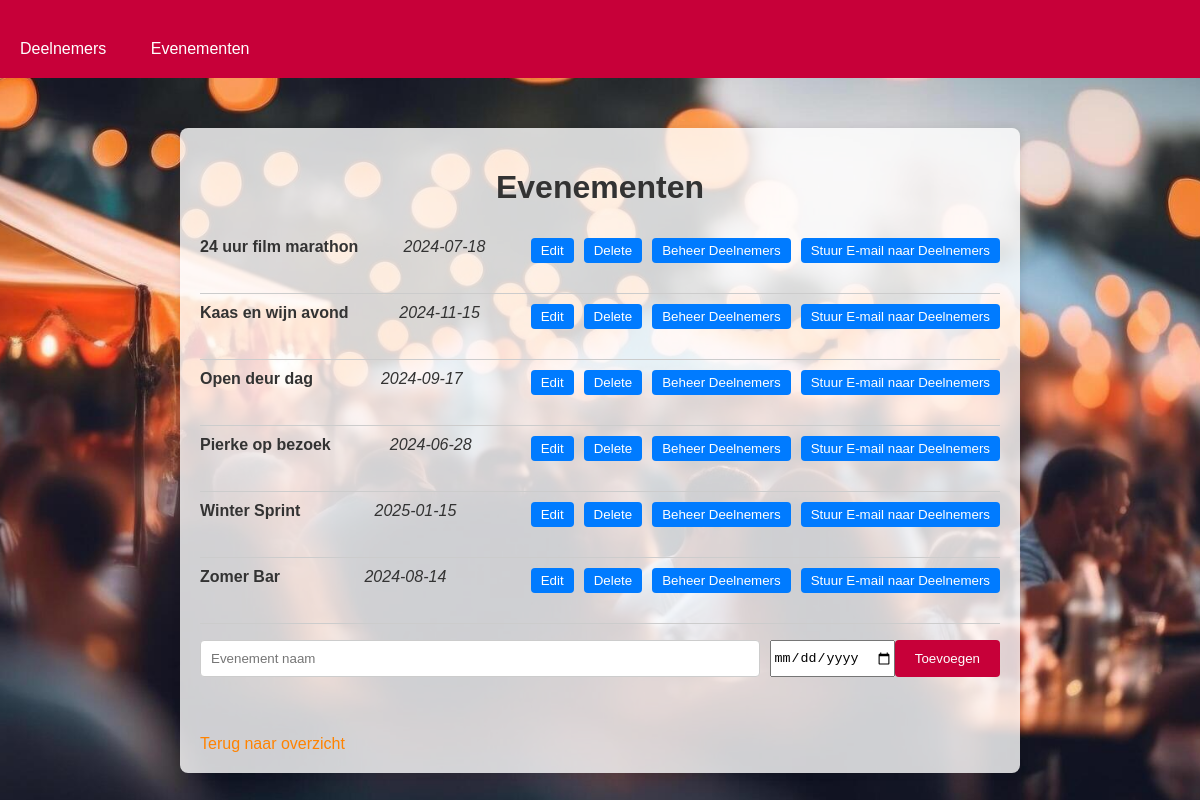
The app's page /events with its own data.
### app.py (models this page shows)
class Event(db.Model):
    id = db.Column(db.Integer, primary_key=True)
    name = db.Column(db.String(100), nullable=False)
    date = db.Column(db.String(100), nullable=False)

### app.py (the view)
@app.route('/events', methods=['GET', 'POST'])
def events():
    events = Event.query.order_by(Event.name).all()
    return render_template('events.html', events=events)

### templates/events.html (shortened to what this page needs)
<!DOCTYPE html>
<html lang="en">
<head>
    <link rel="stylesheet" href="{{ url_for('static', filename='style.css') }}">
</head>
<body style="background: url('{{ url_for('static', filename='background.jpg') }}') no-repeat center center fixed; background-size: cover;">
    <nav>
        <a href="/">Deelnemers</a>
        <a href="/events">Evenementen</a>
    </nav>
    <div class="container">
        <h1>Evenementen</h1>
        <ul>
            {% for event in events %}
            <li>
                <strong>{{ event.name }}</strong><br>
                <em>{{ event.date }}</em><br>
                <div class="event-actions">
                    <form action="{{ url_for('edit_event', id=event.id) }}" method="GET">
                        <button type="submit">Edit</button>
                    </form>
                    <form action="{{ url_for('delete_event', id=event.id) }}" method="POST">
                        <button type="submit">Delete</button>
                    </form>
                    <form action="{{ url_for('manage_event', id=event.id) }}" method="GET">
                        <button type="submit">Beheer Deelnemers</button>
                    </form>
                    <form action="{{ url_for('email_event_participants') }}" method="GET">
                        <button type="submit">Stuur E-mail naar Deelnemers</button>
                    </form>
                </div>
            </li>
            {% endfor %}
        </ul>
        <form action="/add_event" method="POST">
            <input type="text" name="name" placeholder="Evenement naam" required>
            <input type="date" name="date" placeholder="Evenement datum" required>
            <button type="submit">Toevoegen</button>
        </form>
        <br>
        <a href="/">Terug naar overzicht</a>
    </div>
</body>
</html>

### static/style.css (style rules this page uses)
body { font-family: Arial, sans-serif; background-color: #900C3F ; color: #333; margin: 0; padding: 0; }
.container { max-width: 800px; margin: 50px auto; padding: 20px; background-color: rgba(255, 255, 255, 0.8); border-radius: 8px; box-shadow: 0 0 10px rgba(0, 0, 0, 0.1); }
h1 { text-align: center; color: #333; }
form { display: flex; justify-content: space-between; margin-bottom: 20px; }
form input[type="text"], form input[type="email"], form input[type="password"] { flex: 1; padding: 10px; margin-right: 10px; border: 1px solid #ccc; border-radius: 4px; }
form button { padding: 10px 20px; background-color: #C70039; color: white; border: none; border-radius: 4px; cursor: pointer; }
ul { list-style-type: none; padding: 0; }
li { display: flex; justify-content: space-between; padding: 10px 0; border-bottom: 1px solid #ccc; }
a { display: inline-block; margin-top: 20px; color: #FF8300; text-decoration: none; }
nav { background-color: #C70039 ; padding: 10px 0; margin-bottom: 20px; }
nav a { color: white; text-decoration: none; padding: 10px 20px; display: inline-block; }
.participant-actions, .event-actions { display: flex; gap: 10px; }
.participant-actions form, .event-actions form { display: inline; }
.participant-actions button, .event-actions button { padding: 5px 10px; background-color: #FF8300; color: white; border: none; border-radius: 4px; cursor: pointer; }

### templates/events.html (style rules this page uses)
.event-actions { display: flex; gap: 10px; }
.event-actions form { display: inline; }
.event-actions button { padding: 5px 10px; background-color: #007BFF; color: white; border: none; border-radius: 4px; cursor: pointer; }

### records on screen
Event: name "24 uur film marathon", date "2024-07-18"
Event: name "Kaas en wijn avond", date "2024-11-15"
Event: name "Open deur dag", date "2024-09-17"
Event: name "Pierke op bezoek", date "2024-06-28"
Event: name "Winter Sprint", date "2025-01-15"
Event: name "Zomer Bar", date "2024-08-14"
